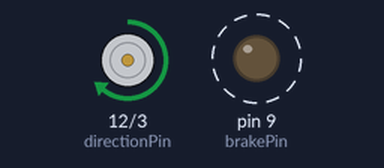
A sketch run on a simulated Arduino Uno, built with avr-gcc and run on an emulated ATmega328P. Parts: direction and speed pins drawn as motors (green arrow = direction pin HIGH = forward, orange = LOW = backward, longer = more drive), output pins drawn as LEDs (lit = HIGH). Dashed ring = blinking.

Above: at 1.5 s.
Timing chart, 0 to 6.8 s (numbered marks = the images above):
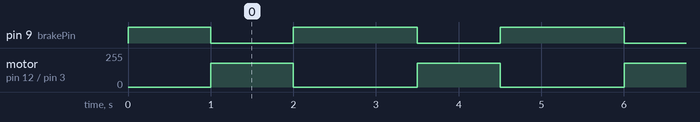

The sketch:

MotorShield.ino
```cpp
// simple safe motor test code
// prevents motor from running on startup
// improves safe stop behavior for arduino motor shield

int directionPin = 12; // controls motor direction
int pwmPin = 3;        // controls motor speed (pwm)
int brakePin = 9;      // controls motor braking

// alternative pins for channel b (if needed)
// int directionPin = 13;
// int pwmPin = 11;
// int brakePin = 8;

void setup() {

  // set motor control pins as outputs
  pinMode(directionPin, OUTPUT);
  pinMode(pwmPin, OUTPUT);
  pinMode(brakePin, OUTPUT);

  // safety startup behavior

  // make sure motor is off at startup
  analogWrite(pwmPin, 0);

  // immediately apply brake so motor cannot move
  digitalWrite(brakePin, HIGH);

  // set a default safe direction
  digitalWrite(directionPin, LOW);

  // wait for system to stabilize before running anything
  delay(1000);
}

void loop() {

  // motor run test

  // set motor direction forward
  digitalWrite(directionPin, HIGH);

  // release brake so motor can move
  digitalWrite(brakePin, LOW);

  // start motor at medium speed
  analogWrite(pwmPin, 180);

  // let motor run for 1 second
  delay(1000);

  // motor stop test

  // stop motor power first (important for safety)
  analogWrite(pwmPin, 0);

  // apply brake to stop motor quickly
  digitalWrite(brakePin, HIGH);

  // wait to ensure full stop
  delay(500);

  // optional safety step:
  // set direction low to reduce unwanted current flow
  digitalWrite(directionPin, LOW);

  // pause before repeating cycle
  delay(1000);
}
```

Measured:
- by itself, pin 9 (brakePin): alternates HIGH for 1.5 s and LOW for 1.0 s
- by itself, motor on pin 12 (directionPin) / pin 3 (pwmPin): alternates forward 180/255 for 1.0 s and stopped for 1.5 s
